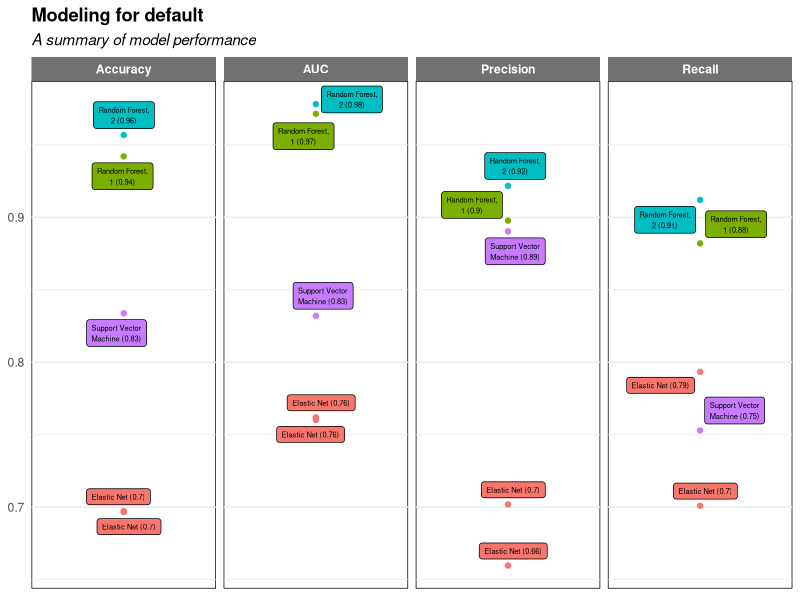

Source code (R):
## ---- chunk 1
library('tidyverse')
library('ggrepel')
## ---- chunk 2
mcb1 <- read.csv('majority-class-baseline/model-results.csv')
elas <- read.csv('penalized-regression/model-results.csv')
svm <- read.csv('support-vector-machine/model-results.csv')
rf <- read.csv('random-forest/model-results.csv')
## ---- chunk 3
full_results <- 
    bind_rows(
        mcb1, elas, svm, rf
    ) |>
    as_tibble()

full_results
## ---- chunk 4
full_results_long <- 
    pivot_longer(
        full_results, 
        cols = -c(model, hyperparameters)
    ) |>
    mutate(
        model = stringr::str_wrap(model, 15)
    )
## ---- chunk 5
ggplot(
    full_results_long, 
    aes(x = "1", y = value, label = paste0(model, " (", round(value,2) ,")"))
) +
    geom_point(
        aes(color = model), 
        show.legend = FALSE
    ) +
    geom_label_repel(
        aes(fill = model), 
        size = 1.9, 
        show.legend = FALSE
    ) +
    facet_wrap(~name, nrow = 1) +
    labs(
        title = "Modeling for default", 
        subtitle = "A summary of model performance"
    ) +
    theme_minimal() +
    theme(
        plot.title = element_text(face = "bold"), 
        plot.subtitle = element_text(face = "italic"), 
        axis.title.y = element_blank(), 
        axis.title.x = element_blank(), 
        axis.text.x = element_blank(), 
        strip.text = element_text(face = "bold", color = "white"), 
        strip.background = element_rect(fill = "#707271", color = NA), 
        panel.background = element_rect(fill = NA, color = "black"), 
        panel.grid.major.x = element_blank()
    )
